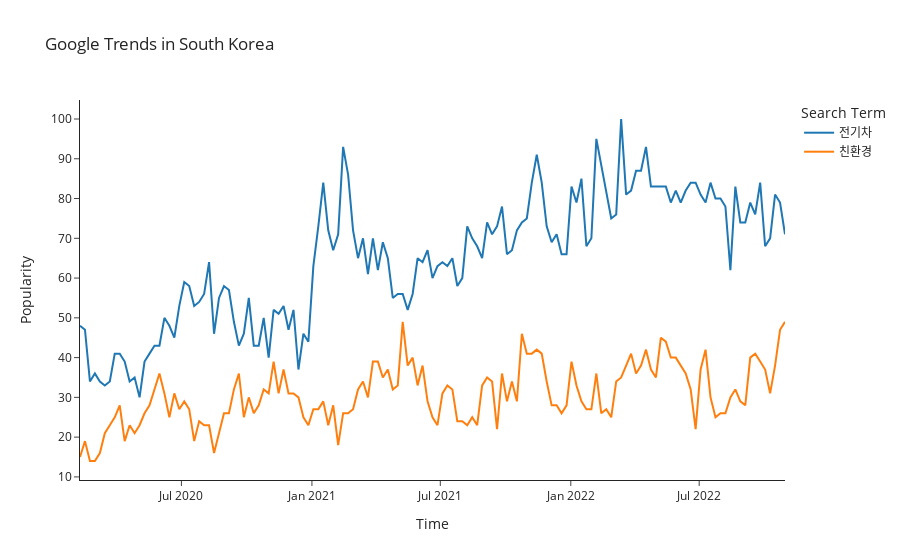

Notebook cell for this chart:
### Code cell
pytrends = TrendReq(hl='ko', tz=540)

kw_list = ["전기차", "친환경"]

pytrends.build_payload(kw_list, cat=0, timeframe="2020-02-05 2022-11-01", geo="KR")
google = pytrends.interest_over_time()
google = google.reset_index()

fig = px.line(google, x="date", y=kw_list,
              title="Google Trends in South Korea",
             labels={
                 "variable" : "Search Term", "date" : "Time", "value" : "Popularity"
             }, template = 'simple_white')

fig.show()

### Figure 1 — Plotly figure (JSON) as saved in the notebook; plotly's stock layout.template omitted (floating-point values rounded to 4 significant figures; data arrays with more than 128 entries replaced by an {"elided": "..."} marker saying what was removed)
{"data": [{"hovertemplate": "Search Term=전기차<br>Time=%{x}<br>Popularity=%{y}<extra></extra>", "legendgroup": "전기차", "line": {"color": "#1F77B4", "dash": "solid"}, "marker": {"symbol": "circle"}, "mode": "lines", "name": "전기차", "orientation": "v", "showlegend": true, "type": "scatter", "x": {"elided": "143 str values"}, "xaxis": "x", "y": {"elided": "143 int values"}, "yaxis": "y"}, {"hovertemplate": "Search Term=친환경<br>Time=%{x}<br>Popularity=%{y}<extra></extra>", "legendgroup": "친환경", "line": {"color": "#FF7F0E", "dash": "solid"}, "marker": {"symbol": "circle"}, "mode": "lines", "name": "친환경", "orientation": "v", "showlegend": true, "type": "scatter", "x": {"elided": "143 str values"}, "xaxis": "x", "y": {"elided": "143 int values"}, "yaxis": "y"}], "layout": {"legend": {"title": {"text": "Search Term"}, "tracegroupgap": 0}, "title": {"text": "Google Trends in South Korea"}, "xaxis": {"anchor": "y", "domain": [0, 1], "title": {"text": "Time"}}, "yaxis": {"anchor": "x", "domain": [0, 1], "title": {"text": "Popularity"}}}}
